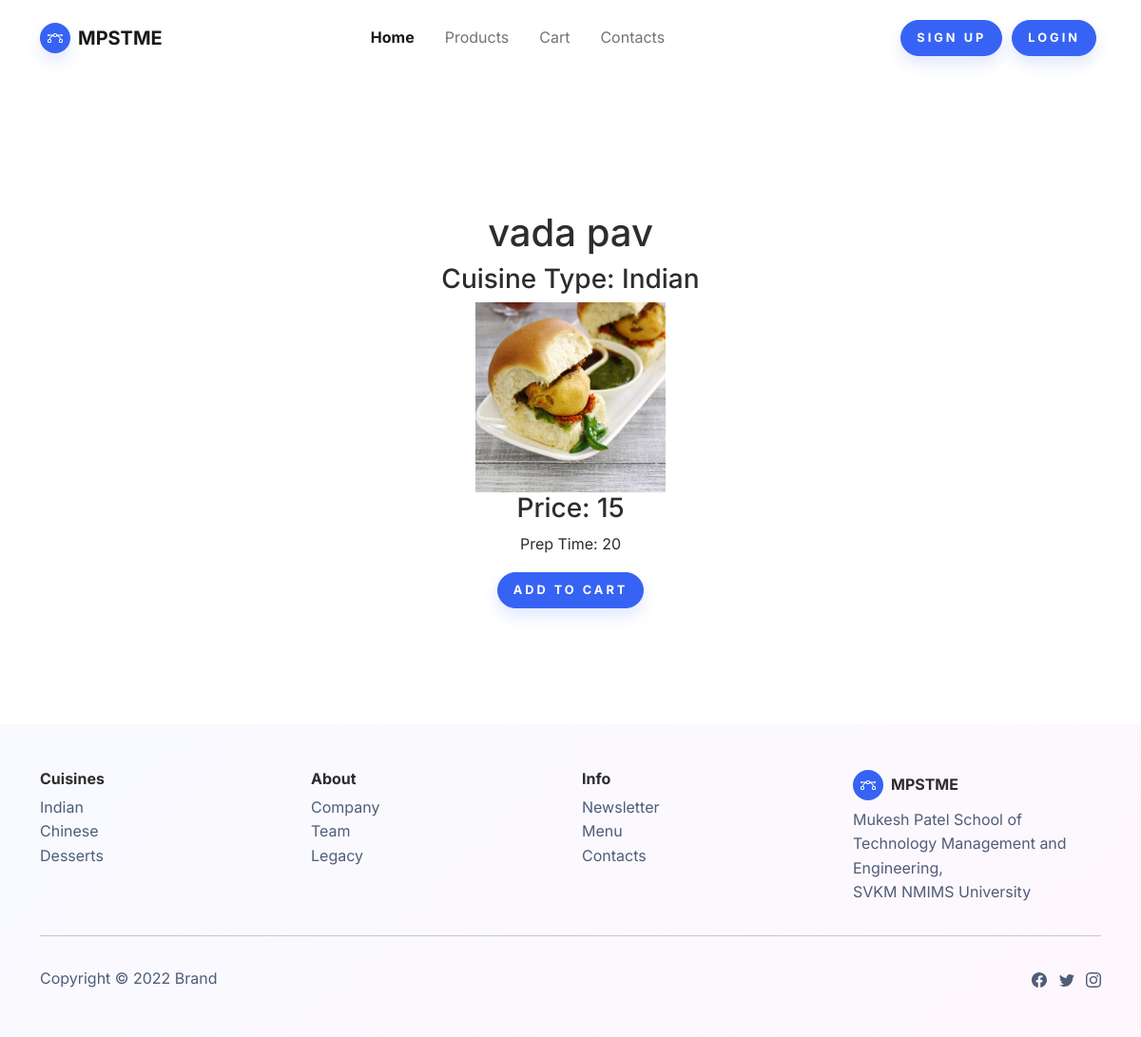
The app's page /product/vada pav/ with its own data.
### home/models.py (models this page shows, shortened)
class Menu(models.Model):
    name=models.CharField(max_length=50)
    price=models.IntegerField()
    prep_time=models.IntegerField()
    cuisines=(
        ('0', "None"),
        ("Indian", "Indian"),
        ("Chinese", "Chinese"),
        ("Continental", "Continental"),
        ("Desserts", "Desserts"),
    )
    cuisine=models.CharField(choices=cuisines, max_length=30, default="None")
    img=models.ImageField(upload_to='img/', null=True, blank=True)
    class Meta:
        verbose_name_plural = "Menu"

### home/views.py (the view)
# urls.py: path('product/<str:name>/',views.product,name='product'),
def product(request,name):
    data=Menu.objects.get(name=name)
    context={"data":data}
    return render(request, 'product.html', context)

### templates/product.html (shortened to what this page needs)
{% extends './common/base.html'%}
{% load static %}
{% block content%}
    <section class="py-5 mt-5">
        <div class="container py-5" style="text-align: center;">
            <h1>{{data.name}}</h1>
            <h3>Cuisine Type: {{data.cuisine}}</h3>
            {% if data.img %}
            <img src="{{data.img.url}}" height="200px" width="200px">
            {% endif %}
            <h3>Price: {{data.price}}</h3>
            <p>Prep Time: {{data.prep_time}}</p>
            <a href=""><button class="btn btn-primary shadow">Add to Cart</button></a>
            <br>
            <br>
        </div>
    </section>
    {% endblock %}

### records on screen
Menu: name "vada pav", cuisine "Indian", img (picture), price "15", prep_time "20"
